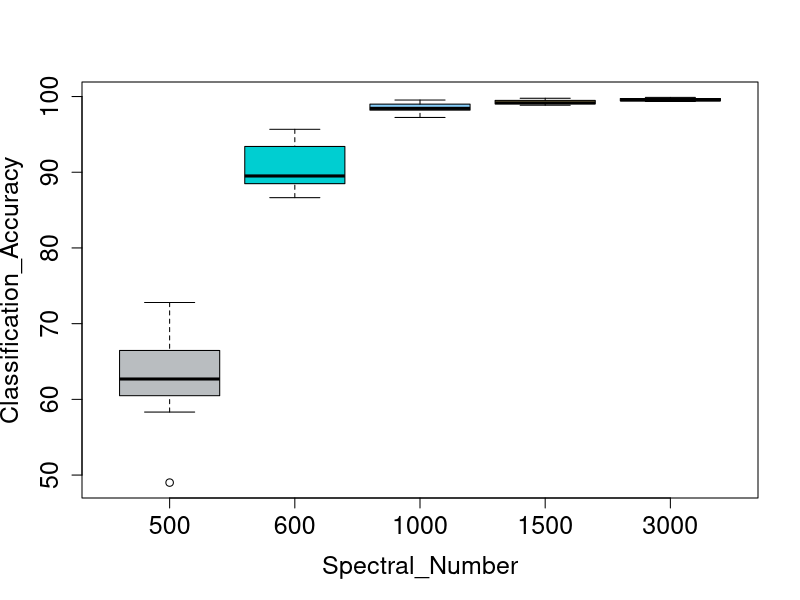

Here is the R script that generated this plot:

#---
#  title: "Figure 2-C. Boxplot. "
#  author: "Xuan Zhou"
#  Lastdate: "2025/4/18"
#---
##---------------------------------------------------------------
setwd('XXXX\\Git\\Figure2-C')
data1 <- read.table('P2B2.txt',header = T)
colors <- c("#8A919799", "#00CED1", "#87CEFA", "#FED43999", "#FFAEB9") 
pdf("Fif2-C.pdf", width = 8, height = 6)
boxplot(Classification_Accuracy ~ Spectral_Number, data = data1, col = colors,cex.axis = 1.5,cex.lab = 1.5) 
dev.off()
